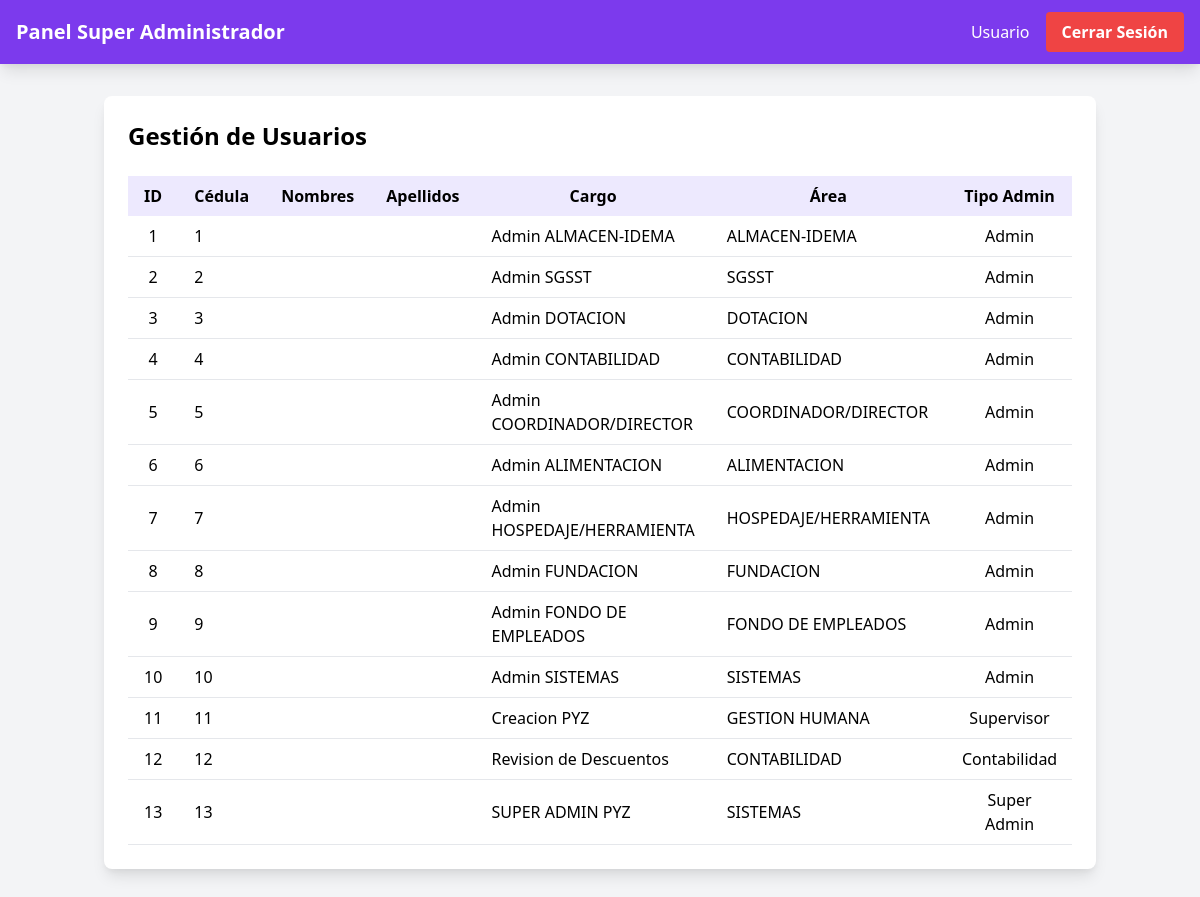
The page /poligrow_paz_y_salvo/dashboard_super_admin.php (signed in) on the database its author committed.
### tables this page shows
CREATE TABLE `empleados` (
  `id` int(11) NOT NULL AUTO_INCREMENT,
  `cedula` varchar(20) NOT NULL,
  `nombres` varchar(255) DEFAULT NULL,
  `apellidos` varchar(255) DEFAULT NULL,
  `cargo` varchar(255) NOT NULL,
  `area` varchar(255) NOT NULL,
  `password` varchar(255) NOT NULL,
  `es_admin` tinyint(4) DEFAULT 0 COMMENT '0=usuario normal, 1=admin, 2=supervisor',
  `fecha_ingreso` date DEFAULT NULL,
  `fecha_retiro` date DEFAULT NULL,
  `motivo_retiro` varchar(100) DEFAULT NULL,
  `created_at` timestamp NOT NULL DEFAULT current_timestamp(),
  `updated_at` timestamp NOT NULL DEFAULT current_timestamp() ON UPDATE current_timestamp(),
  PRIMARY KEY (`id`),
  UNIQUE KEY `cedula` (`cedula`),
  KEY `idx_empleados_cedula` (`cedula`)
);

### poligrow_paz_y_salvo/dashboard_super_admin.php (the view, shortened to what this page needs)
<?php
try {
    $conn = DatabaseConfig::getConnection();
    $query = "SELECT id, cedula, nombres, apellidos, cargo, area, es_admin
              FROM empleados
              ORDER BY id ASC
              LIMIT 13";
    $result = $conn->query($query);
    $administradores = $result->fetch_all(MYSQLI_ASSOC);
} catch (Exception $e) {
    die("Error de conexión: " . $e->getMessage());
}
?>
<!DOCTYPE html>
<html lang="es">
<head>
    <link href="https://cdn.jsdelivr.net/npm/tailwindcss@2.2.19/dist/tailwind.min.css" rel="stylesheet">
    <link rel="stylesheet" href="https://cdnjs.cloudflare.com/ajax/libs/font-awesome/5.15.3/css/all.min.css">
</head>
<body class="bg-gray-100">
    <nav class="bg-purple-600 text-white shadow-lg">
        <div class="max-w-7xl mx-auto px-4">
            <div class="flex justify-between h-16">
                <div class="flex items-center">
                    <span class="text-xl font-semibold">Panel Super Administrador</span>
                </div>
                <div class="flex items-center">
                    <span class="mr-4"><?php echo htmlspecialchars($_SESSION['nombre'] ?? 'Usuario'); ?></span>
                    <button onclick="confirmarCerrarSesion()" class="bg-red-500 hover:bg-red-700 text-white font-bold py-2 px-4 rounded">
                        Cerrar Sesión
                    </button>
                </div>
            </div>
        </div>
    </nav>
    <div class="container mx-auto px-4 py-8">
        <div class="bg-white rounded-lg shadow-lg p-6">
            <h2 class="text-2xl font-bold mb-6">Gestión de Usuarios</h2>
            <div class="overflow-x-auto">
                <table class="min-w-full table-auto">
                    <thead class="bg-purple-100">
                        <tr>
                            <th class="px-4 py-2">ID</th>
                            <th class="px-4 py-2">Cédula</th>
                            <th class="px-4 py-2">Nombres</th>
                            <th class="px-4 py-2">Apellidos</th>
                            <th class="px-4 py-2">Cargo</th>
                            <th class="px-4 py-2">Área</th>
                            <th class="px-4 py-2">Tipo Admin</th>
                        </tr>
                    </thead>
                    <tbody>
                        <?php foreach ($administradores as $admin): ?>
                        <tr class="border-b hover:bg-gray-50">
                            <td class="px-4 py-2 text-center"><?php echo htmlspecialchars($admin['id']); ?></td>
                            <td class="px-4 py-2"><?php echo htmlspecialchars($admin['cedula']); ?></td>
                            <td class="px-4 py-2"><?php echo htmlspecialchars($admin['nombres']); ?></td>
                            <td class="px-4 py-2"><?php echo htmlspecialchars($admin['apellidos']); ?></td>
                            <td class="px-4 py-2"><?php echo htmlspecialchars($admin['cargo']); ?></td>
                            <td class="px-4 py-2"><?php echo htmlspecialchars($admin['area']); ?></td>
                            <td class="px-4 py-2 text-center">
                                <?php
                                $tipo_admin = match(intval($admin['es_admin'])) {
                                    1 => 'Admin',
                                    2 => 'Supervisor',
                                    3 => 'Contabilidad',
                                    4 => 'Super Admin',
                                    default => 'Usuario'
                                };
                                echo $tipo_admin;
                                ?>
                            </td>
                        </tr>
                        <?php endforeach; ?>
                    </tbody>
                </table>
            </div>
        </div>
    </div>
</body>
</html>

### rows shown on the page
empleados: id "1", cedula "1", cargo "Admin ALMACEN-IDEMA", area "ALMACEN-IDEMA", es_admin "Admin"
empleados: id "2", cedula "2", cargo "Admin SGSST", area "SGSST", es_admin "Admin"
empleados: id "3", cedula "3", cargo "Admin DOTACION", area "DOTACION", es_admin "Admin"
empleados: id "4", cedula "4", cargo "Admin CONTABILIDAD", area "CONTABILIDAD", es_admin "Admin"
empleados: id "5", cedula "5", cargo "Admin COORDINADOR/DIRECTOR", area "COORDINADOR/DIRECTOR", es_admin "Admin"
empleados: id "6", cedula "6", cargo "Admin ALIMENTACION", area "ALIMENTACION", es_admin "Admin"
empleados: id "7", cedula "7", cargo "Admin HOSPEDAJE/HERRAMIENTA", area "HOSPEDAJE/HERRAMIENTA", es_admin "Admin"
empleados: id "8", cedula "8", cargo "Admin FUNDACION", area "FUNDACION", es_admin "Admin"
empleados: id "9", cedula "9", cargo "Admin FONDO DE EMPLEADOS", area "FONDO DE EMPLEADOS", es_admin "Admin"
empleados: id "10", cedula "10", cargo "Admin SISTEMAS", area "SISTEMAS", es_admin "Admin"
empleados: id "11", cedula "11", cargo "Creacion PYZ", area "GESTION HUMANA", es_admin "Supervisor"
empleados: id "12", cedula "12", cargo "Revision de Descuentos", area "CONTABILIDAD", es_admin "Contabilidad"
empleados: id "13", cedula "13", cargo "SUPER ADMIN PYZ", area "SISTEMAS", es_admin "Super Admin"

### other values the page prints
$_SESSION['nombre'] "Usuario"
